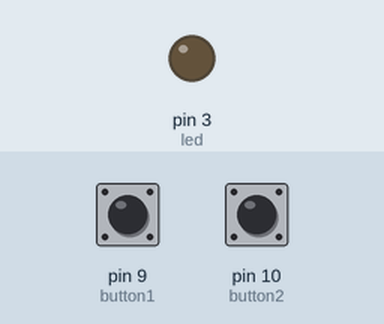
Bench run of a sketch on a simulated Arduino Uno, built with avr-gcc and run on an emulated ATmega328P. Shown: output pins drawn as LEDs (lit = HIGH). Inputs (shaded band) come from the test bench; at power-on: pin 9 (button1) HIGH, pin 10 (button2) HIGH.

Above: at 1.2 s.
1.3 s: pin 9 (button1) pulled LOW for 1 s
At 1.48 s:
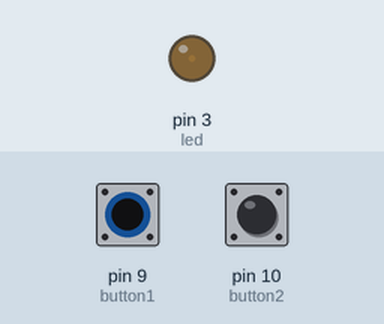
3.8 s: pin 9 (button1) pulled LOW for 3.2 s
At 7.4 s:
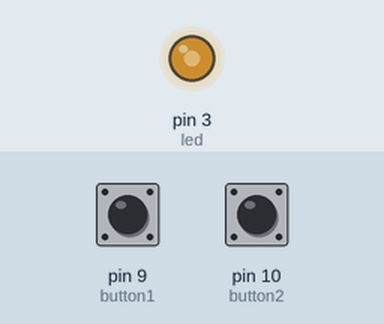
8.5 s: pin 9 (button1) pulled LOW for 3.2 s
At 12.2 s:
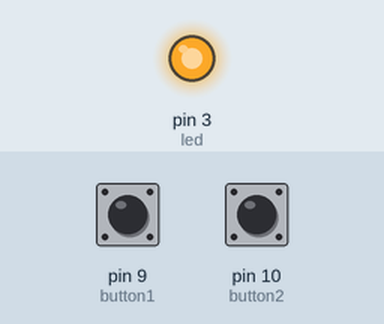
13.2 s: pin 10 (button2) pulled LOW for 0.15 s
At 14.5 s:
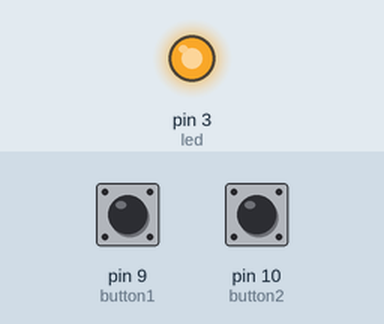
14.8 s: pin 10 (button2) pulled LOW for 1 s
At 14.98 s:
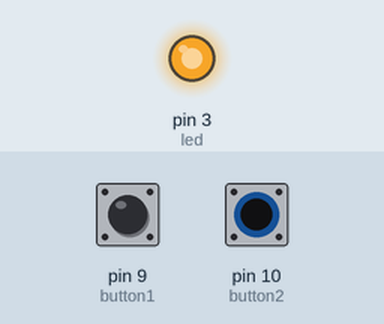
Timing chart, 0 to 17.8 s (numbered marks = the images above; inputs shaded):
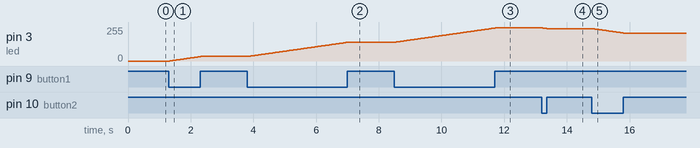

The sketch:

lightDimmingAndBrighting.ino
```cpp
int i = 0;
int led = 3;
int button1 = 9;
int button2 = 10;

void setup() {
  pinMode(button1, INPUT);
  pinMode(button2, INPUT);
  pinMode(led, OUTPUT);

}

void loop() {
  analogWrite(led, i);  // analogWrite values from 0 to 255

  //brighting
  if (digitalRead(button1)==LOW)
  {
    if (i<255)
    {
      i++;
      delay(30);
      }
  }

  //dimming
  if (digitalRead(button2)==LOW)
  {
    if (i>0)
    {
      i--;//
      delay(30);
    }
  }
}
```

Measured:
- after the input at 1.3 s, pin 3 (led): moves from 0/255 to 34/255 over 0.99 s, starting at once
- after the input at 3.8 s, pin 3 (led): moves from 34/255 to 141/255 over 3.2 s, starting at once
- after the input at 8.5 s, pin 3 (led): moves from 141/255 to 248/255 over 3.2 s, starting at once
- after the input at 13.2 s, pin 3 (led): 248/255 → 243/255 at once
- after the input at 14.8 s, pin 3 (led): moves from 243/255 to 209/255 over 0.99 s, starting at once
